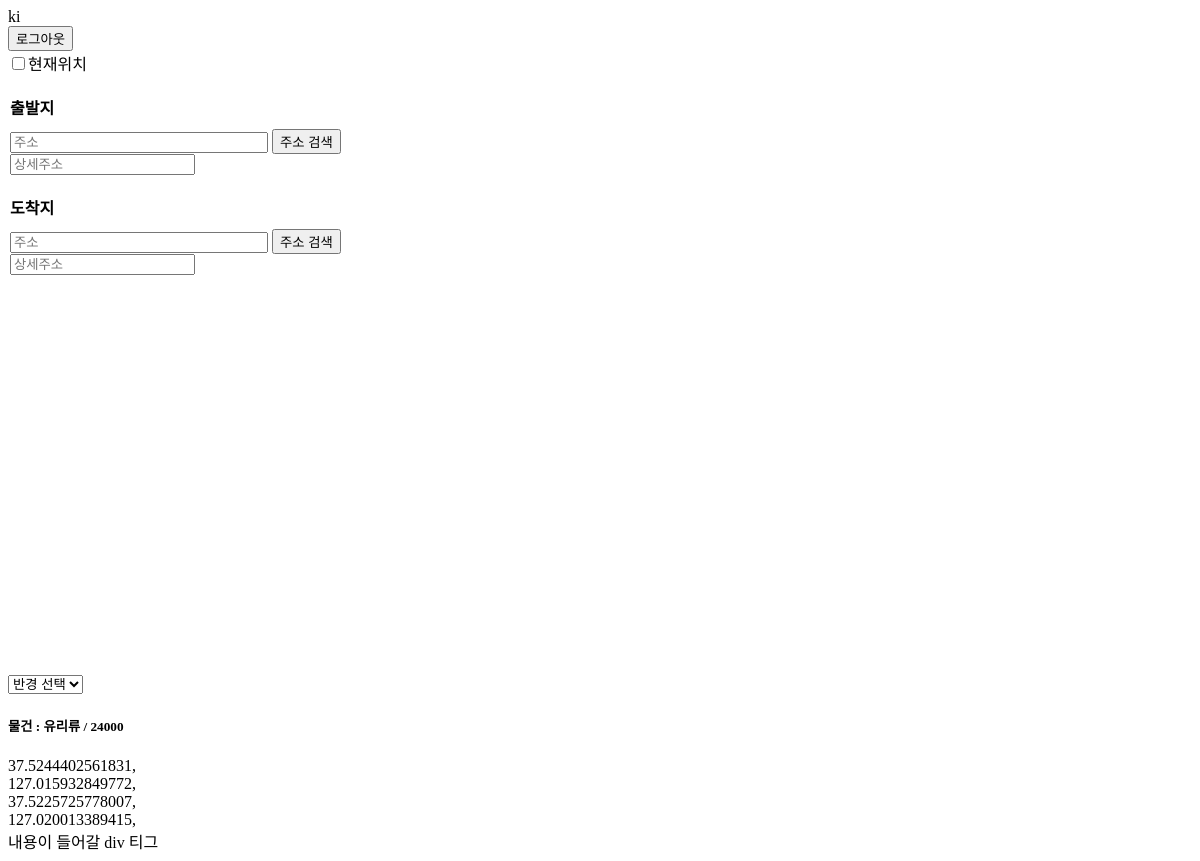
/delivery/deliver/ (signed in), run on the app's committed database.
### deliveryApp/models.py (models this page shows)
class Delivery_my_stuff(models.Model):  # 내 물건 배송
    my_departure_lat = models.FloatField()  # 출발 위도
    my_departure_long = models.FloatField()  # 출발 경도
    my_departure_addr = models.CharField(max_length=100)  # 출발 상세주소
    my_departure_phone = models.IntegerField()  # 보내는 이 폰번호
    my_destination_lat = models.FloatField()  # 도착 위도
    my_destination_long = models.FloatField()  # 도착 경도
    my_destination_addr = models.CharField(max_length=100)  # 도착 상세주소
    my_destination_phone = models.IntegerField()  # 받는 이 폰번호
    my_date = models.DateField()  # 날짜 설정
    my_time = models.CharField(max_length=20)  # 시간 설정
    my_created = models.DateTimeField(
        auto_now_add=True, blank=True, null=True)  # 현재시간
    my_limit_time = models.CharField(
        max_length=100, blank=True, null=True)  # 제한시간
    my_goods = models.CharField(max_length=100)  # 상품 카테고리
    my_goodsinfo = models.CharField(max_length=30)  # 상품 상세정보
    my_weigth = models.FloatField()  # 상품 무게
    my_distance = models.IntegerField()  # 상품 거리
    my_price = models.IntegerField()  # 상품 가격
    my_content = models.CharField(max_length=30)  # 상품

### deliveryApp/views.py (the view)
# urls.py: path('deliver/', views.deliver, name="deliver"),
def deliver(request):
    stuffs = Delivery_my_stuff.objects.all()
    context = {
        "stuffs": stuffs,
    }
    return render(request, 'deliver.html', context)

### deliveryApp/templates/deliver.html (shortened to what this page needs)
{% extends 'base.html' %}
{% block content %}
<input type="checkbox" onclick="current_location();" id="current_location" name="current_location" />현재위치
<div id="navigator_container" name="navigator_container" class="navigator_container">
    <div>
        <fieldset>
            <legend>출발지</legend>
            <input type="text" id="deparature_addr" placeholder="주소" style="width:250px;" readonly>
            <input type="button" onclick="my_Stuff_Map(this.id)" value="주소 검색" id="map_deparature"><br>
            <input type="text" id="detail_deparature_addr" placeholder="상세주소">
        </fieldset>
    </div>
    <div>
        <fieldset>
            <legend>도착지</legend>
            <input type="text" id="destination_addr" placeholder="주소" style="width:250px;" readonly>
            <input type="button" onclick="my_Stuff_Map(this.id)" value="주소 검색" id="map_destination"><br>
            <input type="text" id="detail_destination_addr" placeholder="상세주소">
        </fieldset>
    </div>
</div>
<div id="map" style="width:500px;height:400px;"></div>
<select name="select_radius" id="select_radius">
    <option value="0">반경 선택</option>
</select>
{% for stuff in stuffs %}
<h5>물건 : {{stuff.my_goods}} / {{stuff.my_price}}</h5>
{% endfor %}
<div id="stuff_dep_lat">
    {% for stuff in stuffs.all %}
    {{stuff.my_departure_lat}},
    {% endfor %}
</div>
<div id="stuff_dep_lng">
    {% for stuff in stuffs.all %}
    {{stuff.my_departure_long}},
    {% endfor %}
</div>
<div id="stuff_des_lat">
    {% for stuff in stuffs.all %}
    {{stuff.my_destination_lat}},
    {% endfor %}
</div>
<div id="stuff_des_lng">
    {% for stuff in stuffs.all %}
    {{stuff.my_destination_long}},
    {% endfor %}
</div>
내용이 들어갈 div 티그
{% endblock content %}

### deliveryProject/templates/base.html (shortened to what this page needs)
<!DOCTYPE html>
<html lang="ko">
<head>
</head>
<body>
    {% if user.is_authenticated %}
    {{user.username}}
    <form name="logout" method="POST" action="{% url 'logout' %}">
        <input type="submit" value="로그아웃">
    </form>
    {% else %}
    <div>
        <a href="{% url 'signup' %}">회원가입</a>
        <a href="{% url 'login' %}">로그인</a>
    </div>
    {% endif %}
    {% block content %}{% endblock content %}
</body>
</html>

### deliveryApp/templates/deliver.html (style rules this page uses)
fieldset { border: 0; padding: 0; }
fieldset legend { padding: 20px 0 10px; font-weight: bold; }

### data on the page
Delivery_my_stuff: my_goods "유리류", my_price "24000", my_departure_lat "37.5244402561831", my_departure_long "127.015932849772", my_destination_lat "37.5225725778007", my_destination_long "127.020013389415"

### other printed values
{{ user.username }} "ki"
